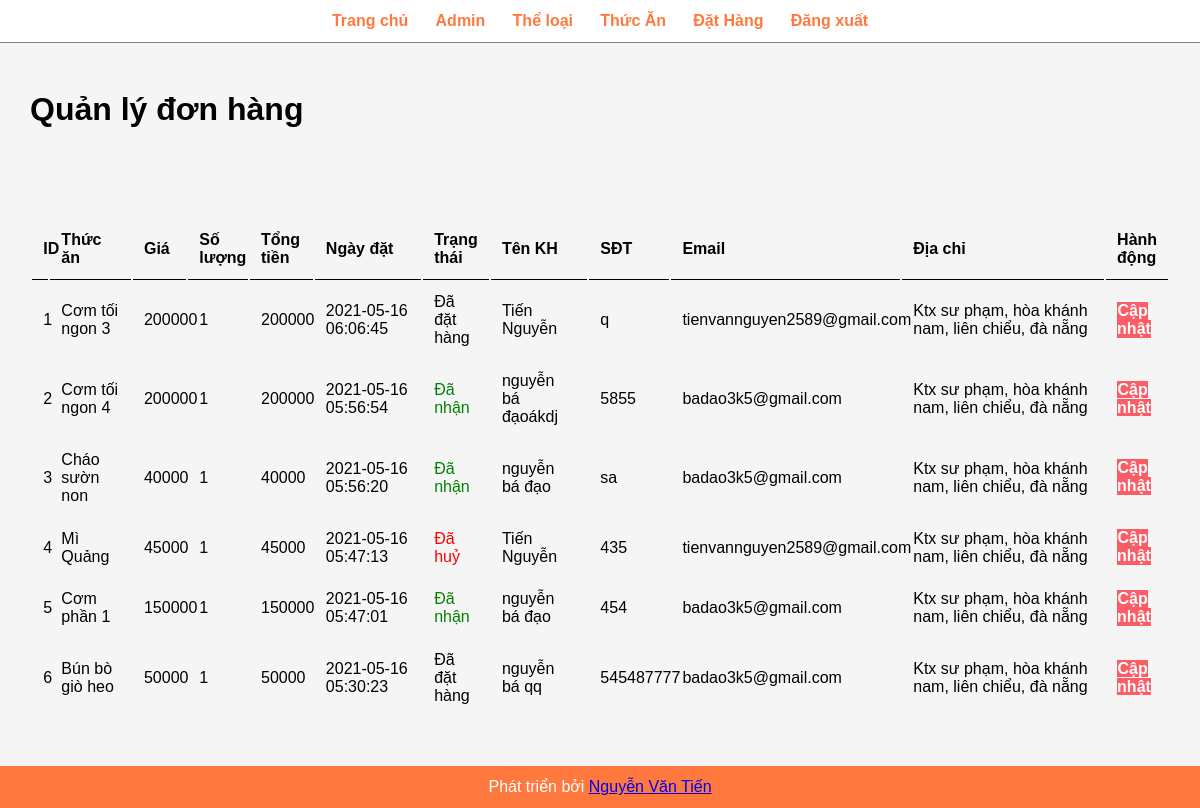
Page /admin/manager-order.php (signed in) on the committed database.
### tables this page shows
CREATE TABLE `tbl_order` (
  `id` int(10) UNSIGNED NOT NULL,
  `food` varchar(150) NOT NULL,
  `price` decimal(10,0) NOT NULL,
  `qty` int(11) NOT NULL,
  `total` decimal(10,0) NOT NULL,
  `order_date` datetime NOT NULL,
  `status` varchar(50) NOT NULL,
  `customer_name` varchar(150) NOT NULL,
  `customer_contact` varchar(15) NOT NULL,
  `customer_email` varchar(100) NOT NULL,
  `customer_address` varchar(150) NOT NULL
);

### admin/manager-order.php (the view, shortened to what this page needs)
<?php include('partials/menu.php'); ?>
<div class="main-content">
    <div class="wrapper">
        <h1>Quản lý đơn hàng</h1>
        <br><br><br>
        ?><br><br>
        <table class="tbl-full">
            <tr>
                <th>ID</th>
                <th>Thức ăn</th>
                <th>Giá</th>
                <th>Số lượng</th>
                <th>Tổng tiền</th>
                <th>Ngày đặt</th>
                <th>Trạng thái</th>
                <th>Tên KH</th>
                <th>SĐT</th>
                <th>Email</th>
                <th>Địa chỉ</th>
                <th>Hành động</th>
            </tr>
            <?php
            $sql = "SELECT * FROM tbl_order ORDER BY id DESC";
            $res = mysqli_query($conn, $sql);
            $count = mysqli_num_rows($res);
            $sn = 1;
            if ($count > 0) {
                while ($row = mysqli_fetch_assoc($res)) {
                    $id = $row['id'];
                    $food = $row['food'];
                    $price = $row['price'];
                    $qty = $row['qty'];
                    $total = $row['total'];
                    $order_date = $row['order_date'];
                    $status = $row['status'];
                    $customer_name = $row['customer_name'];
                    $customer_contact = $row['customer_contact'];
                    $customer_email = $row['customer_email'];
                    $customer_address = $row['customer_address']
            ?>
                    <tr>
                        <td><?php echo $sn++; ?></td>
                        <td><?php echo $food; ?></td>
                        <td><?php echo $price; ?></td>
                        <td><?php echo $qty; ?></td>
                        <td><?php echo $total; ?></td>
                        <td><?php echo $order_date; ?></td>
                        <td>
                            <?php
                            if ($status == "Đã đặt hàng") {
                                echo "<label>$status</label>";
                            } elseif ($status == "Đang giao") {
                                echo "<label style='color: orange;'>$status</label>";
                            }elseif ($status == "Đã nhận") {
                                echo "<label style='color: green;'>$status</label>";
                            }elseif ($status == "Đã huỷ") {
                                echo "<label style='color: red;'>$status</label>";
                            }
                            ?>
                        </td>
                        <td><?php echo $customer_name; ?></td>
                        <td><?php echo $customer_contact; ?></td>
                        <td><?php echo $customer_email; ?></td>
                        <td><?php echo $customer_address; ?></td>
                        <td>
                            <a href="<?php echo SITEURL; ?>admin/update-order.php?id=<?php echo $id; ?>" class="btn-secondary">Cập nhật</a>
                        </td>
                    </tr>
            <?php
                }
            } else {
                echo "<tr><td colspan='12' class='error'>Đơn hàng không tồn tại.</td></tr>";
            }
            ?>
        </table>
    </div>
</div>
<?php include('partials/footer.php'); ?>

### admin/admin.css (style rules this page uses)
* { margin: 0; padding: 0; font-family: Arial, Helvetica, sans-serif; }
.wrapper { padding: 1%; width: 95%; margin: 0 auto; }
.tbl-full { width: 100%; }
table tr th { border-bottom: 1px solid black; padding: 1%; text-align: left; }
table tr td { padding: 1%; }
.btn-secondary { background-color: #fc5c65; padding: 1%; color: white; text-decoration: none; font-weight: bolder; }
.main-content { background-color: whitesmoke; padding: 3% 0; }

### rows in the picture
tbl_order: food "Cơm tối ngon 3", price "200000", qty "1", total "200000", order_date "2021-05-16 06:06:45", status "Đã đặt hàng", customer_name "Tiến Nguyễn", customer_contact "q", customer_email "tienvannguyen2589@gmail.com", customer_address "Ktx sư phạm, hòa khánh nam, liên chiểu, đà nẵng"
tbl_order: food "Cơm tối ngon 4", price "200000", qty "1", total "200000", order_date "2021-05-16 05:56:54", status "Đã nhận", customer_name "nguyễn bá đạoákdj", customer_contact "5855", customer_email "badao3k5@gmail.com", customer_address "Ktx sư phạm, hòa khánh nam, liên chiểu, đà nẵng"
tbl_order: food "Cháo sườn non", price "40000", qty "1", total "40000", order_date "2021-05-16 05:56:20", status "Đã nhận", customer_name "nguyễn bá đạo", customer_contact "sa", customer_email "badao3k5@gmail.com", customer_address "Ktx sư phạm, hòa khánh nam, liên chiểu, đà nẵng"
tbl_order: food "Mì Quảng", price "45000", qty "1", total "45000", order_date "2021-05-16 05:47:13", status "Đã huỷ", customer_name "Tiến Nguyễn", customer_contact "435", customer_email "tienvannguyen2589@gmail.com", customer_address "Ktx sư phạm, hòa khánh nam, liên chiểu, đà nẵng"
tbl_order: food "Cơm phần 1", price "150000", qty "1", total "150000", order_date "2021-05-16 05:47:01", status "Đã nhận", customer_name "nguyễn bá đạo", customer_contact "454", customer_email "badao3k5@gmail.com", customer_address "Ktx sư phạm, hòa khánh nam, liên chiểu, đà nẵng"
tbl_order: food "Bún bò giò heo", price "50000", qty "1", total "50000", order_date "2021-05-16 05:30:23", status "Đã đặt hàng", customer_name "nguyễn bá qq", customer_contact "545487777", customer_email "badao3k5@gmail.com", customer_address "Ktx sư phạm, hòa khánh nam, liên chiểu, đà nẵng"
